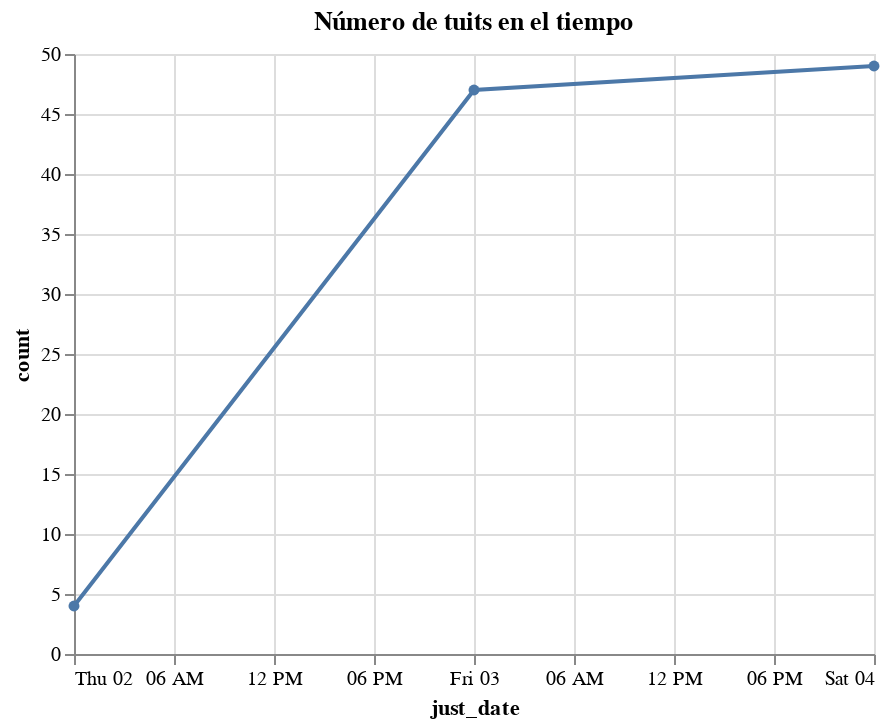

Notebook source saved alongside this figure:
### Code cell
twitter_explorer.timeline(tweets,"prueba")

### Figure 1 — Vega-Lite specification as saved in the notebook (floating-point values rounded to 4 significant figures)
{"config": {"view": {"continuousWidth": 400, "continuousHeight": 300}}, "data": {"name": "data-949c633291cc74e742eb96ec2217aee2"}, "mark": {"type": "line", "point": true}, "encoding": {"x": {"type": "temporal", "field": "just_date"}, "y": {"type": "quantitative", "field": "count"}}, "title": "Número de tuits en el tiempo", "$schema": "https://vega.github.io/schema/vega-lite/v4.0.2.json", "datasets": {"data-949c633291cc74e742eb96ec2217aee2": [{"just_date": "2020-04-02T00:00:00", "count": 4}, {"just_date": "2020-04-03T00:00:00", "count": 47}, {"just_date": "2020-04-04T00:00:00", "count": 49}]}}
